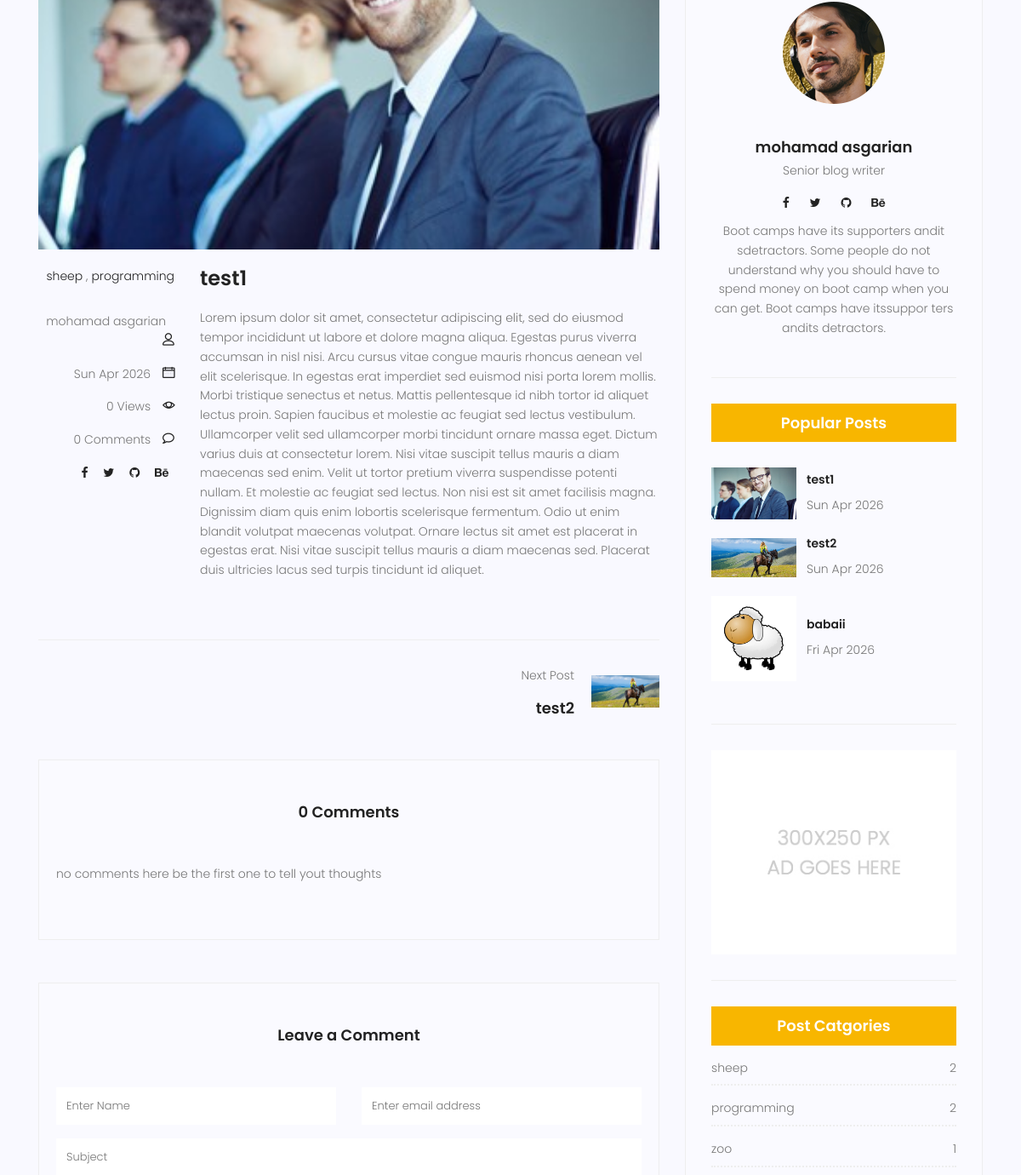
Before: /blog/1 (middle part) with the older database file.
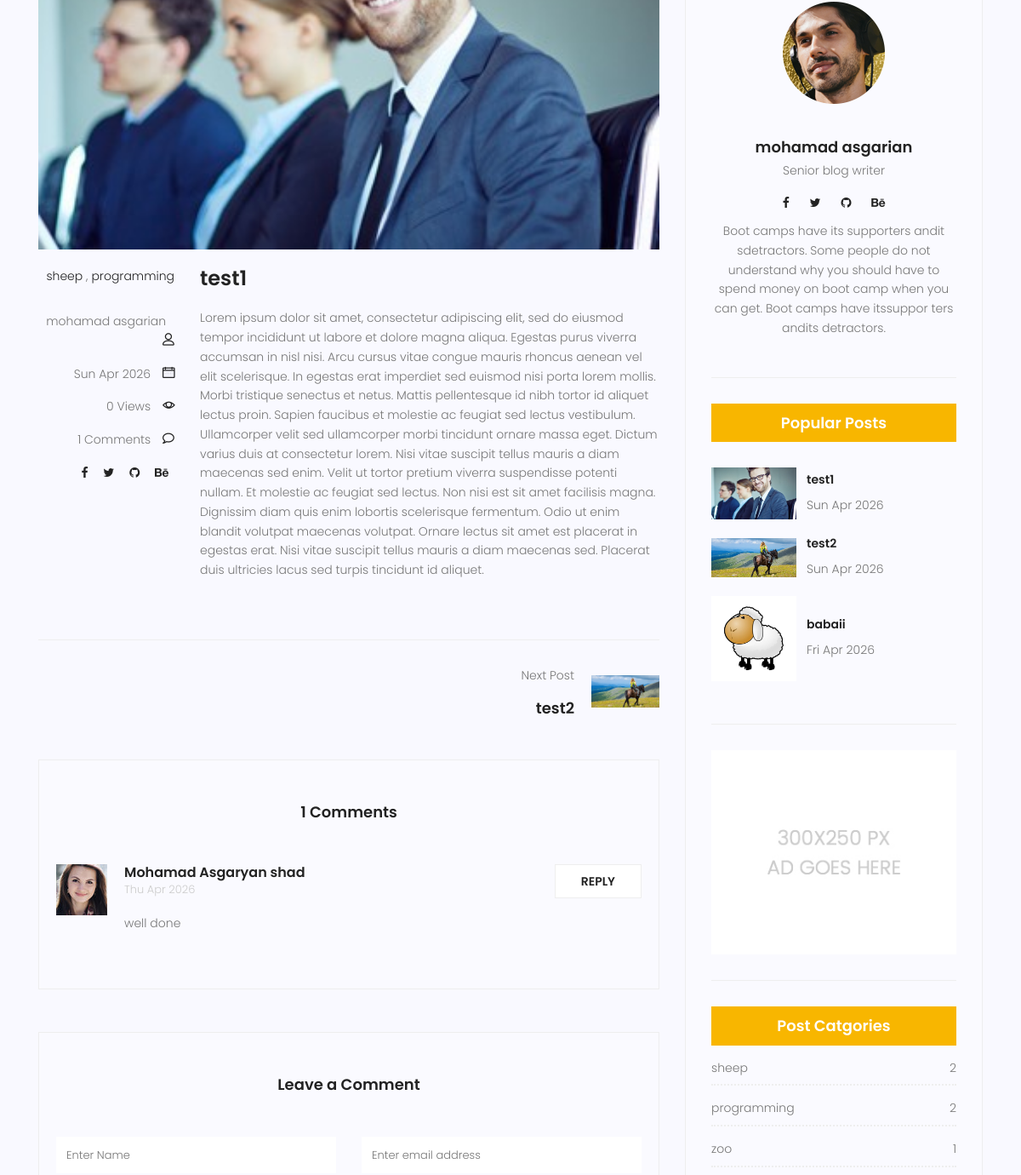
After: the same page with the newer database file.
### blog/models.py (models this page shows, shortened)
class Post(models.Model):
    title = models.CharField(max_length=255)
    content = models.TextField()
    author = models.ForeignKey(User,on_delete=models.SET_NULL,null=True)
    image = models.ImageField(upload_to='blog/',default='blog/default.jpg')
    category = models.ManyToManyField(Category)
    tag = TaggableManager()
    counted_view = models.IntegerField(default=0)
    status = models.BooleanField(default=False)
    login_require = models.BooleanField(default=False)
    published_date = models.DateTimeField(null=True)
    created_date = models.DateTimeField(auto_now_add=True)
    updated_date = models.DateTimeField(auto_now=True)
    class Meta:
        ordering = ['created_date']

class Category(models.Model):
    name = models.CharField(max_length=255)
    def __str__(self):
        return self.name

class Comment(models.Model):
    post = models.ForeignKey(Post,on_delete=models.CASCADE)
    name = models.CharField(max_length=255)
    email = models.EmailField()
    subject = models.CharField(max_length=255)
    message = models.TextField()
    approved = models.BooleanField(default=False)
    created_date = models.DateTimeField(auto_now_add=True)
    updated_date = models.DateTimeField(auto_now=True)
    class Meta:
        ordering = ['-created_date']

### blog/views.py (the view, shortened to what this page needs)
# urls.py: path('<int:pid>', blog_single, name='single'),
def blog_single(request, pid):
    posts = Post.objects.filter(status=1)
    post = get_object_or_404(posts, pk=pid)
    if post.login_require and not request.user.is_authenticated:
        return HttpResponseRedirect(reverse('accounts:login'))
    form = CommentForm()
    comments = Comment.objects.filter(post=post.id, approved=True)
    posts_ordered = Post.objects.filter(status=1).order_by('created_date')
    posts_list = list(posts_ordered)
    current_index = posts_list.index(post)
    prev_post = None
    next_post = None
    if current_index > 0:
        prev_post = posts_list[current_index - 1]
    if current_index < len(posts_list) - 1:
        next_post = posts_list[current_index + 1]
    context = {
        'post': post,
        'comments': comments,
        'form': form,
        'prev_post': prev_post,
        'next_post': next_post
    }
    return render(request, 'blog/blog-single.html', context)

### blog/forms.py
class CommentForm(forms.ModelForm):
    class Meta:
        model = Comment
        fields = ['post','name','email','subject','message']

### blog/templatetags/blog_tags.py (called while the page is built)
@register.inclusion_tag('blog/blog-popular-post.html')
def latestposts(arg=3):
    posts = Post.objects.filter(status=1).order_by('published_date')[:arg]
    return {'posts':posts}

@register.inclusion_tag('blog/blog-post-category.html')
def postcategories():
    posts = Post.objects.filter(status=1)
    categories = Category.objects.all()
    cat_dict = {}
    for name in categories:
        cat_dict[name]=posts.filter(category=name).count()
    return {'categories':cat_dict}

### templates/blog/blog-single.html (shortened to what this page needs)
{% load static %}
{% load blog_tags %}
<!DOCTYPE html>
<html lang="zxx" class="no-js">
<head>
	<link rel="stylesheet" href="{% static 'css/linearicons.css' %}">
	<link rel="stylesheet" href="{% static 'css/font-awesome.min.css' %}">
	<link rel="stylesheet" href="{% static 'css/bootstrap.css' %}">
	<link rel="stylesheet" href="{% static 'css/magnific-popup.css' %}">
	<link rel="stylesheet" href="{% static 'css/jquery-ui.css' %}">
	<link rel="stylesheet" href="{% static 'css/nice-select.css' %}">
	<link rel="stylesheet" href="{% static 'css/animate.min.css' %}">
	<link rel="stylesheet" href="{% static 'css/owl.carousel.css' %}">
	<link rel="stylesheet" href="{% static 'css/main.css' %}">
</head>
<body>
	<section class="post-content-area single-post-area">
		<div class="container">
			<div class="row">
				<div class="col-lg-8 posts-list">
					<div class="single-post row">
						<div class="col-lg-12">
							<div class="feature-img">
								<img class="img-fluid" src={{post.image.url}} alt="">
							</div>
						</div>
						<div class="col-lg-3  col-md-3 meta-details">
							<ul class="tags">
								{% for cat in post.category.all %}
								<li><a href="{% url 'blog:category' cat_name=cat.name %}">{{ cat.name }}</a> {% if not forloop.last %},{% endif %}</li>
								{% endfor %}
							</ul>
							<div class="user-details row">
								<p class="user-name col-lg-12 col-md-12 col-6"><a
										href="#">{{post.author.get_full_name}}</a> <span class="lnr lnr-user"></span>
								</p>
								<p class="date col-lg-12 col-md-12 col-6"><a href="#">{{post.published_date|date:"D M Y"}}</a> <span class="lnr lnr-calendar-full"></span></p>
								<p class="view col-lg-12 col-md-12 col-6"><a href="#">{{post.counted_view}} Views</a>
									<span class="lnr lnr-eye"></span>
								</p>
								<p class="comments col-lg-12 col-md-12 col-6"><a href="#">{{comments|length}}
										Comments</a> <span class="lnr lnr-bubble"></span></p>
								<ul class="social-links col-lg-12 col-md-12 col-6">
									<li><a href="#"><i class="fa fa-facebook"></i></a></li>
									<li><a href="#"><i class="fa fa-twitter"></i></a></li>
									<li><a href="#"><i class="fa fa-github"></i></a></li>
									<li><a href="#"><i class="fa fa-behance"></i></a></li>
								</ul>
							</div>
						</div>
						<div class="col-lg-9 col-md-9">
							<h3 class="mt-20 mb-20">{{post.title}}</h3>
							<p class="excert">
								{{post.content|safe}}
							</p>
						</div>
					</div>
					<div class="navigation-area">
						<div class="row">
							<div
								class="col-lg-6 col-md-6 col-12 nav-left flex-row d-flex justify-content-start align-items-center">
							</div>
							<div
								class="col-lg-6 col-md-6 col-12 nav-right flex-row d-flex justify-content-end align-items-center">
								{% if next_post %}
								<div class="detials">
									<p>Next Post</p>
									<a href="{% url 'blog:single' next_post.pk %}">
										<h4>{{ next_post.title }}</h4>
									</a>
								</div>
								<div class="arrow">
									<a href="{% url 'blog:single' next_post.pk %}"></a>
								</div>
								<div class="thumb">
									<a href="{% url 'blog:single' next_post.pk %}"><img class="img-fluid"
											src="{{ next_post.image.url }}" width="80" height="80" alt=""></a>
								</div>
								{% endif %}
							</div>
						</div>
					</div>
					<div class="comments-area">
						<h4>{{comments|length}} Comments</h4>
						<div class="comment-list">
							{% for comment in comments %}
							<div class="single-comment justify-content-between d-flex">
								<div class="user justify-content-between d-flex">
									<div class="thumb">
										<img src="{% static 'img/blog/c1.jpg' %}" alt="">
									</div>
									<div class="desc">
										<h5><a href="#">{{comment.name}}</a></h5>
										<p class="date">{{comment.created_date|date:"D M Y"}}</p>
										<p class="comment">
											{{comment.message}}
										</p>
									</div>
								</div>
								<div class="reply-btn">
									<a href="" class="btn-reply text-uppercase">reply</a>
								</div>
							</div>
							{% empty %}
							<p> no comments here be the first one to tell yout thoughts </p>
							{% endfor %}
						</div>
					</div>
					<div class="comment-form">
						<h4>Leave a Comment</h4>
						<form>
							<form method="post" action='{% url "blog:single" pid=post.id %}'>
								{% if request.user.is_authenticated %}
								<input type="hidden" name="name" value={{request.user.first_name}}>
								<input type="hidden" name="email" value={{request.user.email}}>
								{% else %}
								<div class="form-group form-inline">
									<div class="form-group col-lg-6 col-md-12 name">
										<input type="text" class="form-control" name="name" placeholder="Enter Name"
											onfocus="this.placeholder = ''" onblur="this.placeholder = 'Enter Name'">
									</div>
									<div class="form-group col-lg-6 col-md-12 email">
										<input type="email" class="form-control" name="email"
											placeholder="Enter email address" onfocus="this.placeholder = ''"
											onblur="this.placeholder = 'Enter email address'">
									</div>
								</div>
								{% endif %}
								<div class="form-group">
									<input type="text" class="form-control" name="subject" placeholder="Subject"
										onfocus="this.placeholder = ''" onblur="this.placeholder = 'Subject'">
								</div>
							</form>
					</div>
				</div>
				<div class="col-lg-4 sidebar-widgets">
					<div class="widget-wrap">
						{% include 'blog/blog-writer.html' %}
						{% latestposts %}
						{% include 'blog/blog-ads.html' %}
						{% postcategories %}
					</div>
				</div>
			</div>
		</div>
	</section>
</body>
</html>

### templates/blog/blog-search-widget.html (shortened to what this page needs)
{% load static %}

### templates/blog/blog-writer.html
{% load static %}
<div class="single-sidebar-widget user-info-widget">
    <img src="{% static 'img/blog/user-info.png' %}" alt="">
    <a href="#">
        <h4>mohamad asgarian</h4>
    </a>
    <p>
        Senior blog writer
    </p>
    <ul class="social-links">
        <li><a href="#"><i class="fa fa-facebook"></i></a></li>
        <li><a href="#"><i class="fa fa-twitter"></i></a></li>
        <li><a href="#"><i class="fa fa-github"></i></a></li>
        <li><a href="#"><i class="fa fa-behance"></i></a></li>
    </ul>
    <p>
        Boot camps have its supporters andit sdetractors. Some people do not understand why you
        should have to spend money on boot camp when you can get. Boot camps have itssuppor ters
        andits detractors.
    </p>
</div>

### templates/blog/blog-popular-post.html
{% load static %}
<div class="single-sidebar-widget popular-post-widget">
    <h4 class="popular-title">Popular Posts</h4>
    <div class="popular-post-list">
        {% for post in posts %}
        <div class="single-post-list d-flex flex-row align-items-center">
            <div class="thumb">
                <img class="img-fluid" src="{{ post.image.url }}" alt="">
            </div>
            <div class="details">
                <a href="{% url 'blog:single' pid=post.id %}">
                    <h6>{{ post.title }}</h6>
                </a>
                <p>{{ post.published_date|date:"D M Y" }}</p>
            </div>
        </div>
        {% endfor %}
    </div>
</div>

### templates/blog/blog-ads.html
{% load static %}
<div class="single-sidebar-widget ads-widget">
    <a href="#"><img class="img-fluid" src="{% static 'img/blog/ads-banner.jpg' %}" alt=""></a>
</div>

### templates/blog/blog-post-category.html
{% load static %}
<div class="single-sidebar-widget post-category-widget">
    <h4 class="category-title">Post Catgories</h4>
    <ul class="cat-list">
        {% for name,count in categories.items %}
        <li>
            <a href="#" class="d-flex justify-content-between">
                <p>{{name}}</p>
                <p>{{count}}</p>
            </a>
        </li>
        {% endfor %}
    </ul>
</div>

### templates/blog/blog-newsletter.html (shortened to what this page needs)
{% load static %}

### templates/blog/blog-tag-cloud.html (shortened to what this page needs)
{% load static %}

Changed rows visible on the page:
added Comment: name "Mohamad Asgaryan shad", created_date "Thu Apr 2026", message "well done"
Other visible differences:
{{ comments|length }}: "0" → "1"
text no longer shown: "no comments here be the first one to tell yout thoughts"
